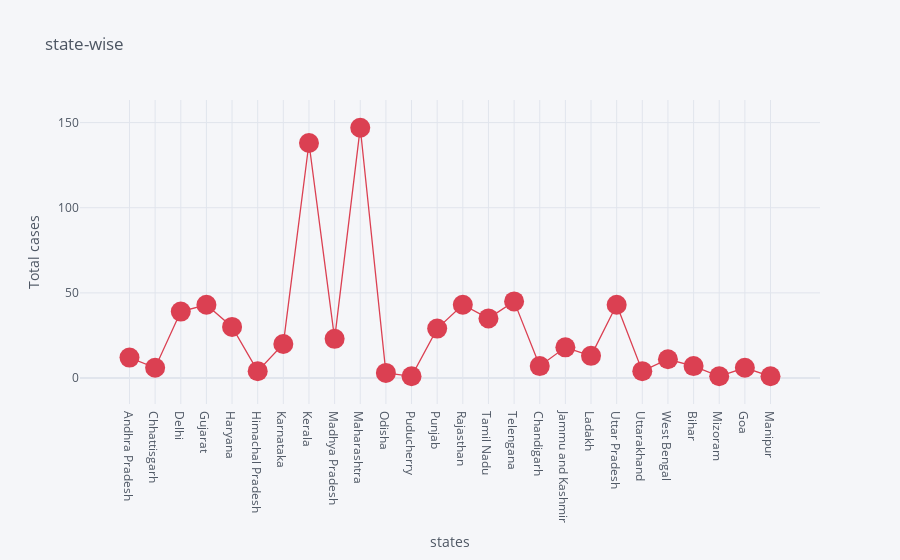

The code cell stored with this chart in its notebook:
### Code cell
df.iplot(kind='scatter',x='Name of State / UT',y='Total Cases',mode='markers+lines',title='state-wise',xTitle='states',yTitle='Total cases',color='red',size=20)

### Figure 1 — Plotly figure (JSON) as saved in the notebook; plotly's stock layout.template omitted (floating-point values rounded to 4 significant figures)
{"data": [{"line": {"color": "rgba(219, 64, 82, 1.0)", "dash": "solid", "shape": "linear", "width": 1.3}, "marker": {"size": 20, "symbol": "circle"}, "mode": "markers+lines", "name": "Total Cases", "text": "", "type": "scatter", "x": ["Andhra Pradesh", "Chhattisgarh", "Delhi", "Gujarat", "Haryana", "Himachal Pradesh", "Karnataka", "Kerala", "Madhya Pradesh", "Maharashtra", "Odisha", "Puducherry", "Punjab", "Rajasthan", "Tamil Nadu", "Telengana", "Chandigarh", "Jammu and Kashmir", "Ladakh", "Uttar Pradesh", "Uttarakhand", "West Bengal", "Bihar", "Mizoram", "Goa", "Manipur"], "y": [12, 6, 39, 43, 30, 4, 20, 138, 23, 147, 3, 1, 29, 43, 35, 45, 7, 18, 13, 43, 4, 11, 7, 1, 6, 1]}], "layout": {"legend": {"bgcolor": "#F5F6F9", "font": {"color": "#4D5663"}}, "paper_bgcolor": "#F5F6F9", "plot_bgcolor": "#F5F6F9", "title": {"font": {"color": "#4D5663"}, "text": "state-wise"}, "xaxis": {"gridcolor": "#E1E5ED", "showgrid": true, "tickfont": {"color": "#4D5663"}, "title": {"font": {"color": "#4D5663"}, "text": "states"}, "zerolinecolor": "#E1E5ED"}, "yaxis": {"gridcolor": "#E1E5ED", "showgrid": true, "tickfont": {"color": "#4D5663"}, "title": {"font": {"color": "#4D5663"}, "text": "Total cases"}, "zerolinecolor": "#E1E5ED"}}}
